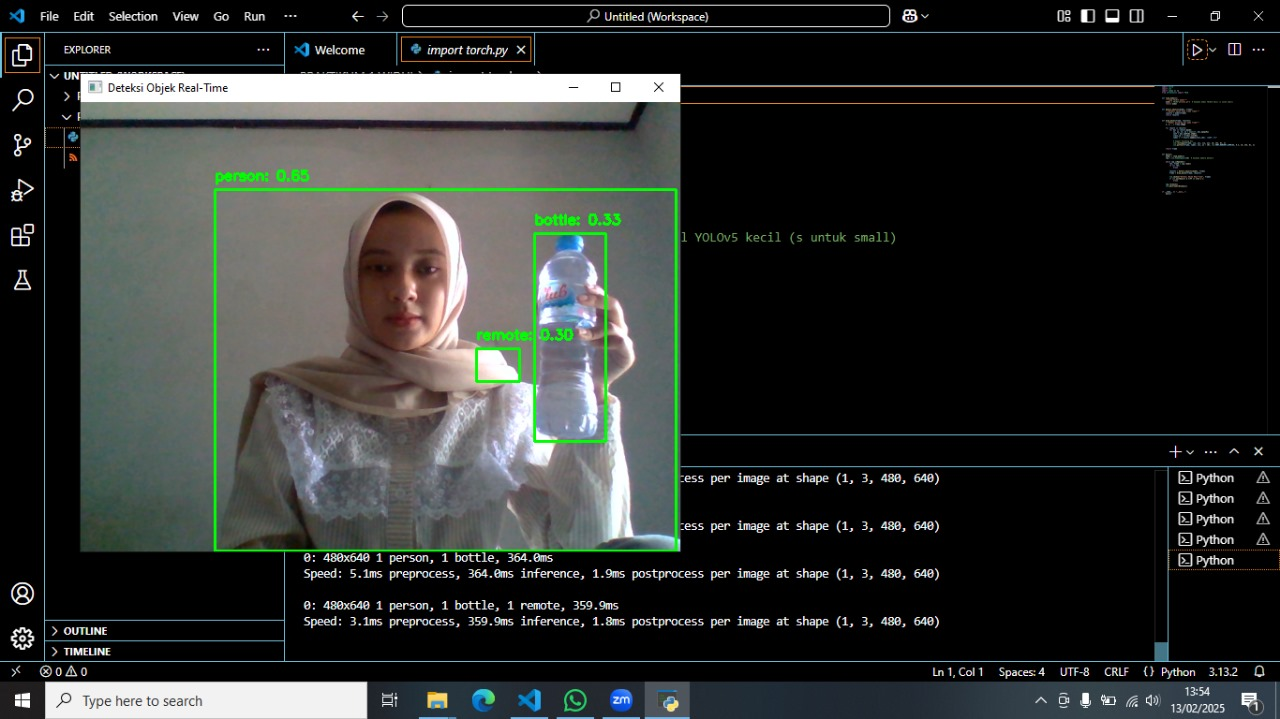
#> input picture Widhi Widya_deteksi objek.jpg, 1280 x 719 px, given in place of the camera
$ python 'import cv2 (3 warna).py'
#> lines starting #> are read from the running program, lines starting #| are printed output that depends on the picture; after the words box and inside, x2 and y2 are one past the last pixel; in counts of white or black regions, pixels touching at a corner belong together
import cv2
import numpy as np

# Inisialisasi kamera
cap = cv2.VideoCapture(0)

while True:
    _, frame = cap.read()
#> frame is the input picture: shape (719, 1280, 3); mean B, G, R 47, 49.1, 46.4
    hsv = cv2.cvtColor(frame, cv2.COLOR_BGR2HSV)
#> hsv: shape (719, 1280, 3); mean H, S, V 39.4, 61.8, 52.5

    # Rentang warna dalam HSV
    lower_red = np.array([0, 120, 70])
    upper_red = np.array([10, 255, 255])
    lower_green = np.array([35, 50, 50])
    upper_green = np.array([85, 255, 255])
    lower_blue = np.array([100, 150, 50])
    upper_blue = np.array([140, 255, 255])

    # Masking untuk deteksi warna
    mask_red = cv2.inRange(hsv, lower_red, upper_red)
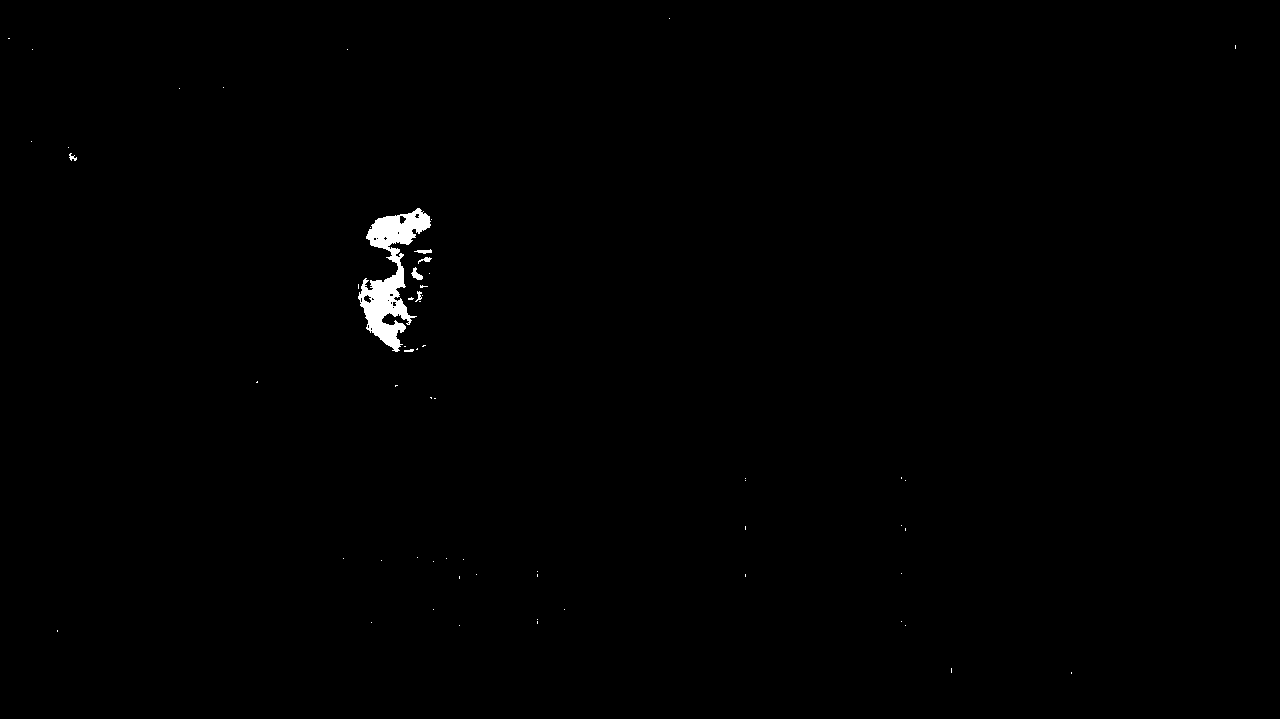
#> mask_red: shape (719, 1280); 0.47% white; 61 white regions (54 under 20 px), largest, box (x1, y1, x2, y2) and area: (358, 208, 431, 352) 3988, (411, 267, 423, 280) 77, (414, 249, 432, 254) 51
    mask_green = cv2.inRange(hsv, lower_green, upper_green)
#> mask_green: shape (719, 1280); 2.9% white; 284 white regions (239 under 20 px), largest, box (x1, y1, x2, y2) and area: (209, 171, 680, 553) 10074, (80, 446, 180, 552) 5959, (475, 231, 609, 445) 3717
    mask_blue = cv2.inRange(hsv, lower_blue, upper_blue)
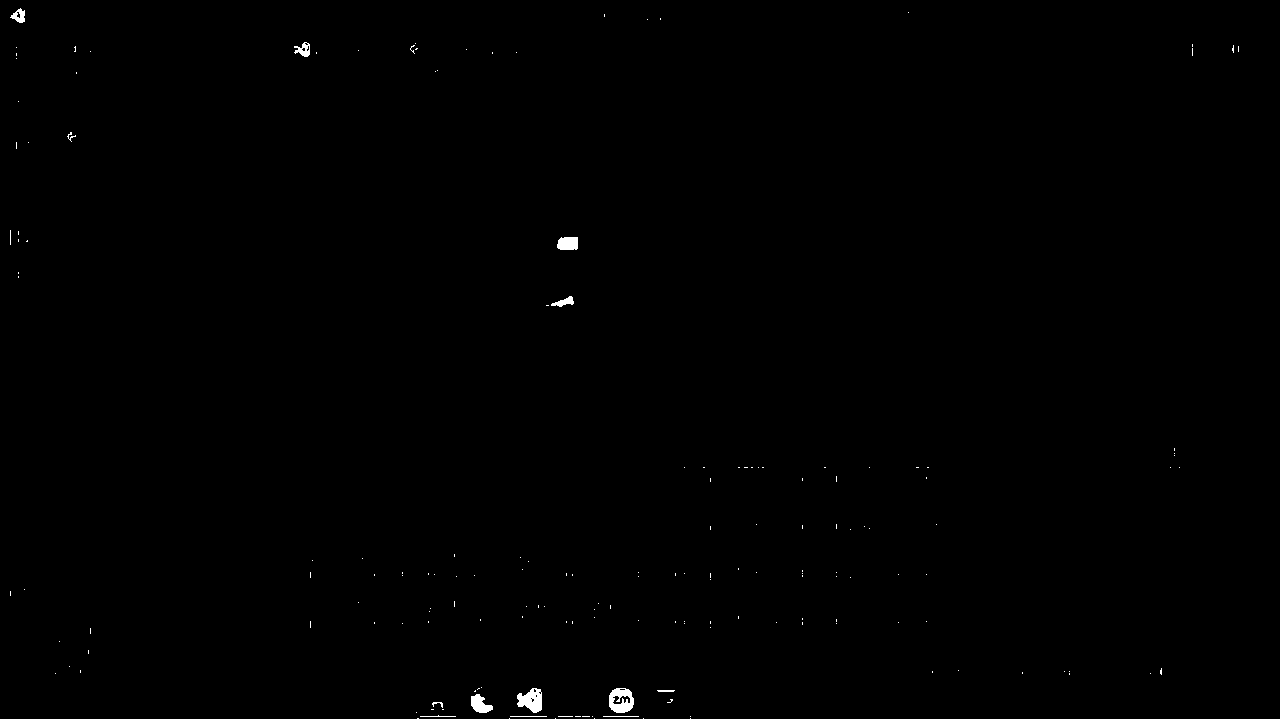
#> mask_blue: shape (719, 1280); 0.26% white; 174 white regions (161 under 20 px)

    # Temukan kontur untuk setiap warna
    contours_red, _ = cv2.findContours(mask_red, cv2.RETR_EXTERNAL, cv2.CHAIN_APPROX_SIMPLE)
#> contours_red = 61 contours, 56 with area under 20; largest, box (x1, y1, x2, y2) and area: (358, 208, 431, 352) 3801, (411, 267, 423, 280) 60, (414, 249, 432, 254) 32, (418, 257, 432, 264) 26, (415, 291, 422, 302) 22
    contours_green, _ = cv2.findContours(mask_green, cv2.RETR_EXTERNAL, cv2.CHAIN_APPROX_SIMPLE)
#> contours_green = 263 contours, 241 with area under 20; largest, box (x1, y1, x2, y2) and area: (209, 171, 680, 553) 170278, (80, 446, 180, 552) 5869, (80, 359, 122, 448) 1215, (563, 688, 588, 713) 472, (275, 168, 311, 183) 416
    contours_blue, _ = cv2.findContours(mask_blue, cv2.RETR_EXTERNAL, cv2.CHAIN_APPROX_SIMPLE)
#> contours_blue = 174 contours, 167 with area under 20; largest, box (x1, y1, x2, y2) and area: (609, 688, 634, 713) 486, (517, 688, 542, 713) 395, (471, 694, 493, 713) 228, (557, 237, 578, 250) 222, (294, 42, 310, 57) 123, (10, 8, 25, 23) 117, (551, 296, 574, 307) 99

    def draw_bounding_box(contours, color, label, frame):
#> called with color = (0, 0, 255), label = 'Merah'
        for contour in contours:
            area = cv2.contourArea(contour)
            if area > 500:  # Filter area untuk menghindari noise
                x, y, w, h = cv2.boundingRect(contour)
                cv2.rectangle(frame, (x, y), (x+w, y+h), color, 2)
                accuracy = min(area / (w * h), 1.0) * 100  # Estimasi akurasi
                text = f"{label} ({accuracy:.1f}%)"
                cv2.putText(frame, text, (x, y - 10), cv2.FONT_HERSHEY_SIMPLEX, 0.5, color, 2)
#> this loop made 61 passes
#> (area, x, y, w, h, accuracy, text) on pass 51: (3801, 358, 208, 73, 144, 36.16, 'Merah (36.2%)')
#> area on passes 42, 46, 47, 48: 21.5, 59.5, 26, 32
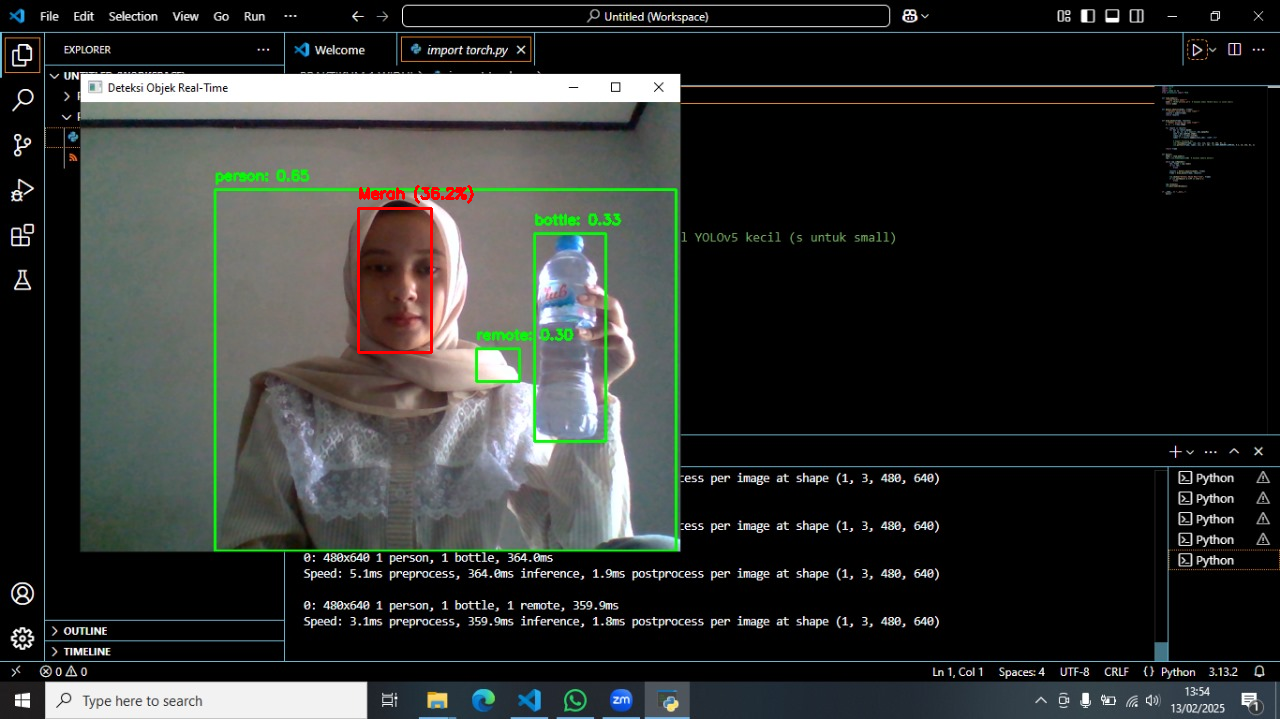
#> frame: shape (719, 1280, 3); 0.23% of pixels changed, all inside (x1, y1, x2, y2) = (357, 185, 474, 354)

    # Gambar bounding box dan keterangan warna
    draw_bounding_box(contours_red, (0, 0, 255), "Merah", frame)
    draw_bounding_box(contours_green, (0, 255, 0), "Hijau", frame)
#> call 2 of draw_bounding_box, with color = (0, 255, 0), label = 'Hijau'
#> the loop in draw_bounding_box (call 2), `for contour in contours:` made 263 passes
#> (area, x, y, w, h, accuracy, text) on passes 121, 138, 205: (5869, 80, 446, 100, 106, 55.37, 'Hijau (55.4%)'), (1215, 80, 359, 42, 89, 32.5, 'Hijau (32.5%)'), (170278.5, 209, 171, 471, 382, 94.64, 'Hijau (94.6%)')
#> area on passes 14, 17, 19: 31.5, 103.5, 471.5
#> after the loop in draw_bounding_box (call 2), `for contour in contours:`:
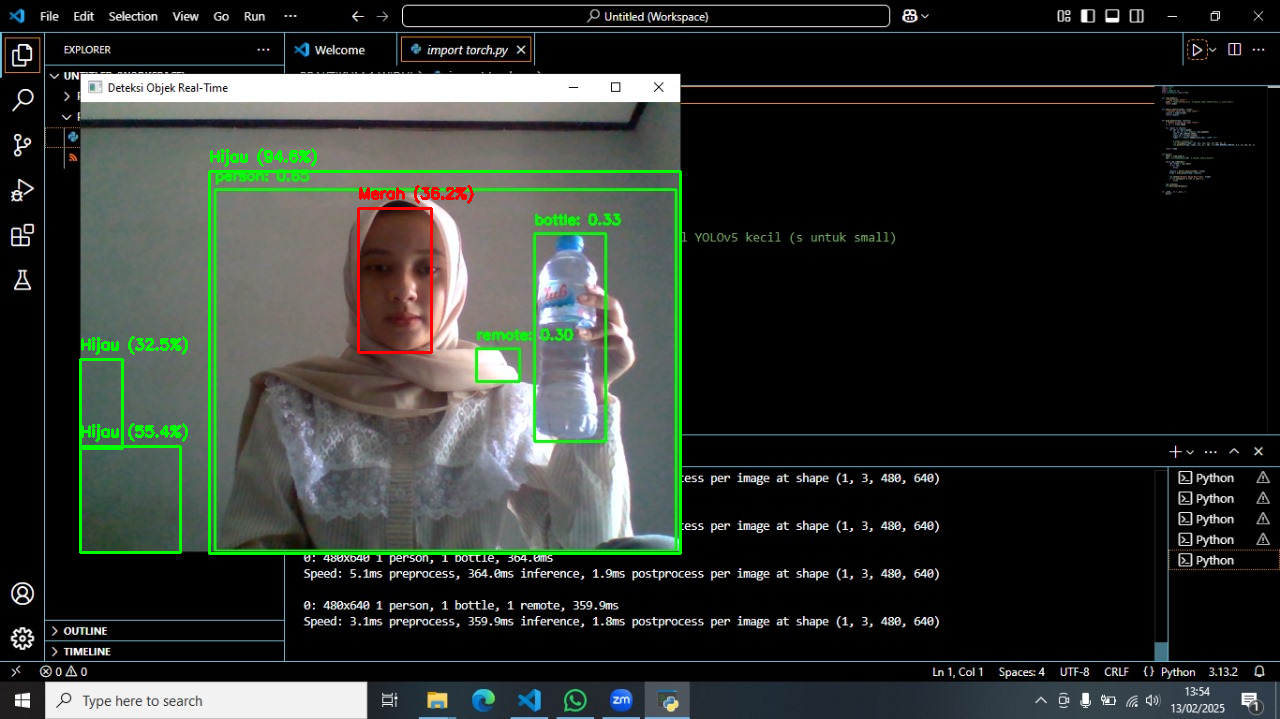
#> frame: shape (719, 1280, 3); 1.02% of pixels changed, all inside (x1, y1, x2, y2) = (79, 148, 682, 555)
    draw_bounding_box(contours_blue, (255, 0, 0), "Biru", frame)

    # Tampilkan hasil
    cv2.imshow("Frame with Bounding Boxes", frame)

    # Keluar jika menekan tombol 'q'
    if cv2.waitKey(1) & 0xFF == ord('q'):
#> (key q is pressed here)
        break

cap.release()
cv2.destroyAllWindows()

$ run again, on Widhi Widya_(warna merah).png
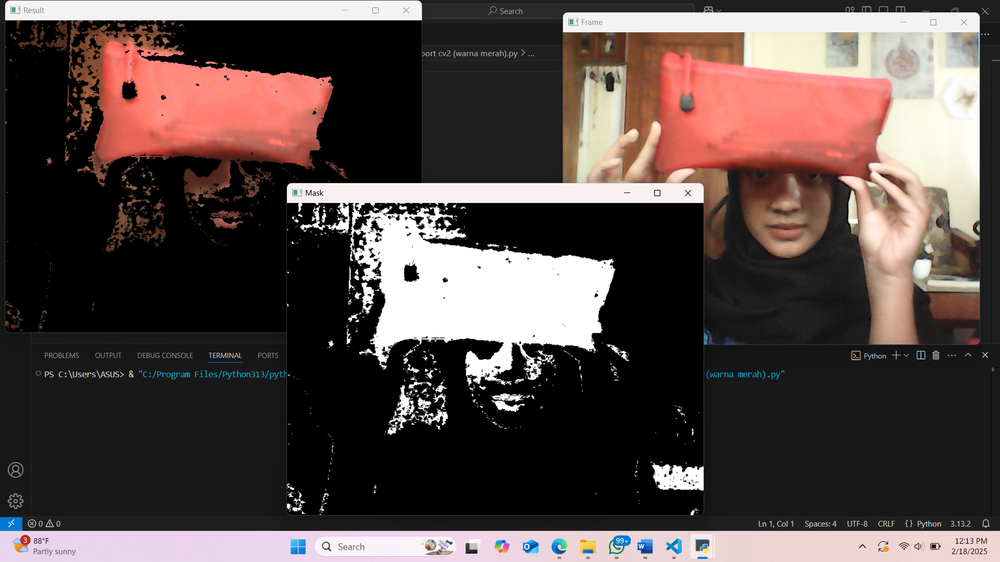
#> input picture Widhi Widya_(warna merah).png, 1000 x 562 px, shrunk from 1920 x 1080 before the run, given in place of the camera
#> frame is the input picture: shape (562, 1000, 3); mean B, G, R 69.5, 72.2, 85.3
#> hsv: shape (562, 1000, 3); mean H, S, V 11.4, 27.4, 86.1
#> `mask_red = cv2.inRange(hsv, lower_red, upper_red)`:
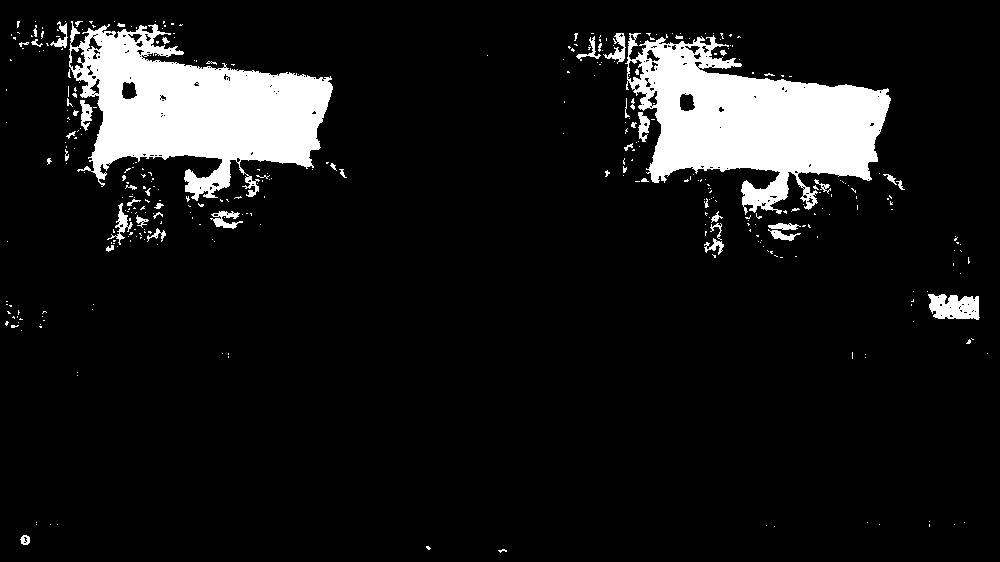
#> mask_red: shape (562, 1000); 9.8% white; 362 white regions (312 under 20 px), largest, box (x1, y1, x2, y2) and area: (625, 33, 891, 215) 24943, (69, 21, 333, 201) 24721, (928, 294, 980, 320) 1035
#> mask_green: shape (562, 1000); 0.06% white in thin lines or dots
#> mask_blue: shape (562, 1000); 0.28% white; 193 white regions (180 under 20 px)
#> contours_red = 359 contours, 335 with area under 20; largest, box (x1, y1, x2, y2) and area: (625, 33, 891, 215) 25189, (69, 21, 333, 201) 24894, (928, 294, 980, 320) 978, (210, 211, 243, 229) 223, (603, 33, 626, 64) 208
#> contours_green = 80 contours, 77 with area under 20; largest, box (x1, y1, x2, y2) and area: (561, 539, 567, 549) 30, (609, 540, 625, 554) 23, (922, 243, 928, 259) 22
#> contours_blue = 192 contours, 183 with area under 20; largest, box (x1, y1, x2, y2) and area: (0, 517, 23, 531) 286, (613, 536, 631, 546) 137, (666, 539, 682, 554) 124, (638, 540, 652, 553) 110, (523, 541, 538, 553) 96
#> the loop in draw_bounding_box, `for contour in contours:` made 359 passes
#> (area, x, y, w, h, accuracy, text) on passes 49, 331, 355: (978.5, 928, 294, 52, 26, 72.37, 'Merah (72.4%)'), (25189, 625, 33, 266, 182, 52.03, 'Merah (52.0%)'), (24893.5, 69, 21, 264, 180, 52.39, 'Merah (52.4%)')
#> after the loop in draw_bounding_box, `for contour in contours:`:
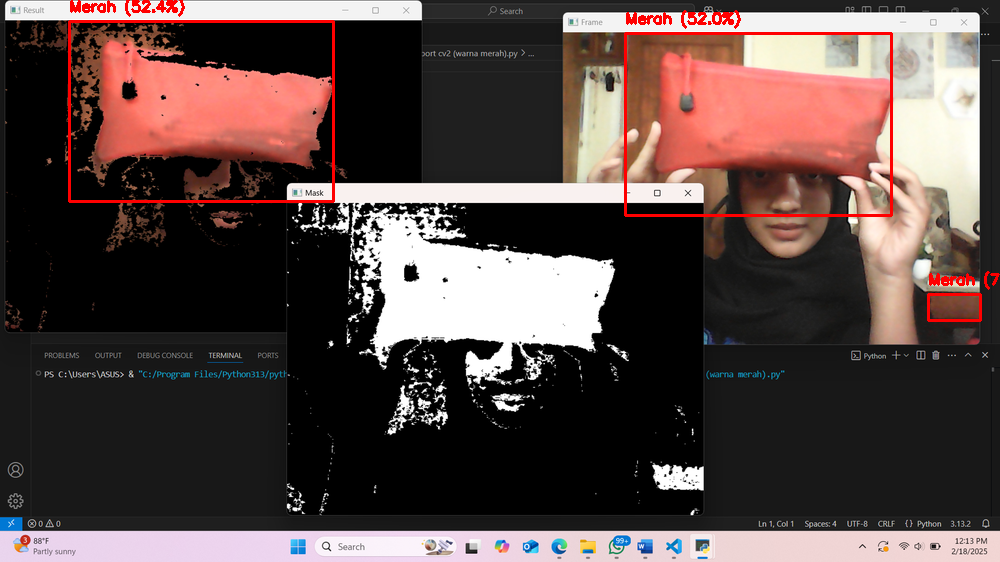
#> frame: shape (562, 1000, 3); 1.41% of pixels changed, all inside (x1, y1, x2, y2) = (68, 0, 1000, 322)
#> the loop in draw_bounding_box (call 2), `for contour in contours:` made 80 passes
#> area on passes 5 to 6: 23, 29.5
